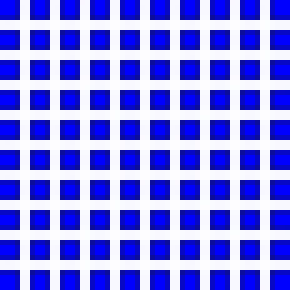
#> input picture adc5000_test/用klarf中的die绘制map图/waferMap.jpg, 58 x 58 px (shown 5 times larger)
$ python hsv.py
#> lines starting #> are read from the running program, lines starting #| are printed output that depends on the picture
#> further down, image is the input picture: shape (58, 58, 3); mean B, G, R 231.6, 134, 133.6
# -*- coding:utf-8 -*-
import cv2


def adjust_brightness(image, brightness):
    # 将图像转换为HSV色彩空间
#> called with brightness = 150
    hsv_image = cv2.cvtColor(image, cv2.COLOR_BGR2HSV)
#> hsv_image: shape (58, 58, 3); mean H, S, V 120.2, 120.3, 231.6

    # 将亮度分量增加或减少指定的值
    hsv_image[:, :, 2] += brightness
#> hsv_image: shape (58, 58, 3); mean H, S, V 120.2, 120.3, 125.6

    # 将调整后的图像转换回BGR色彩空间
    adjusted_image = cv2.cvtColor(hsv_image, cv2.COLOR_HSV2BGR)
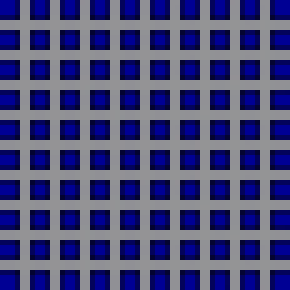
#> adjusted_image: shape (58, 58, 3) (shown 5 times larger); mean B, G, R 125.6, 77.4, 77.2

    return adjusted_image


# 加载图像
image = cv2.imread("waferMap.jpg")

# 调整亮度（增加亮度）
adjusted_image = adjust_brightness(image, 150)

# 显示调整后的图像
cv2.imshow("Adjusted Image", adjusted_image)
cv2.waitKey(0)
cv2.destroyAllWindows()
